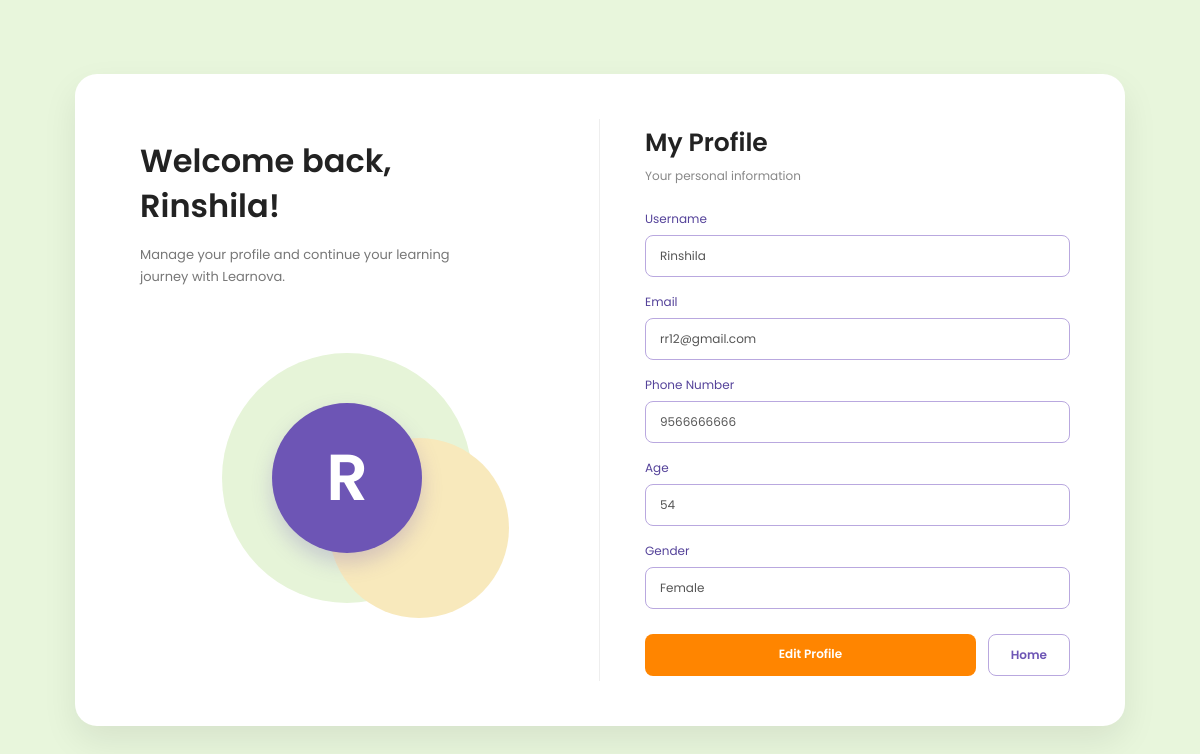
Page /profile/ (signed in) on the committed database.
### learnova/models.py (models this page shows, shortened)
class Profile(models.Model):
    GENDER_CHOICES = [
        ('Male', 'Male'),
        ('Female', 'Female'),
        ('Other', 'Other'),
    ]
    user = models.OneToOneField(User, on_delete=models.CASCADE)
    phone = models.CharField(max_length=15, blank=True)
    age = models.PositiveIntegerField(null=True, blank=True)
    gender = models.CharField(
        max_length=10,
        choices=GENDER_CHOICES,
        blank=True
    )

### learnova/views.py (the view)
# urls.py: path('profile/',views.profile,name='profile'),
@login_required
def profile(request):
    profile = request.user.profile
    return render(request, 'profile.html', {
        'profile': profile
    })

### learnova/templates/profile.html (shortened to what this page needs)
{% load static %}
<!DOCTYPE html>
<html lang="en">
<head>
    <link rel="stylesheet" href="{% static 'css/profile.css' %}">
</head>
<body>
    <div class="profile-page">
        <div class="profile-container">
            <div class="profile-left">
                <h1>
                    Welcome back,<br>
                    {{ user.username }}!
                </h1>
                <p>
                    Manage your profile and continue
                    your learning journey with Learnova.
                </p>
                <div class="profile-illustration">
                    <div class="circle circle-two"></div>
                    <div class="avatar-large">
                        {{ user.username|first|upper }}
                    </div>
                </div>
            </div>
            <div class="profile-right">
                <h2>My Profile</h2>
                <p class="subtitle">
                    Your personal information
                </p>
                <div class="detail-group">
                    <label>Username</label>
                    <div class="detail-box">
                        {{ user.username }}
                    </div>
                </div>
                <div class="detail-group">
                    <label>Email</label>
                    <div class="detail-box">
                        {{ user.email }}
                    </div>
                </div>
                <div class="detail-group">
                    <label>Phone Number</label>
                    <div class="detail-box">
                        {% if profile.phone %}
                            {{ profile.phone }}
                        {% else %}
                            Not added
                        {% endif %}
                    </div>
                </div>
                <div class="detail-group">
                    <label>Age</label>
                    <div class="detail-box">
                        {% if profile.age %}
                            {{ profile.age }}
                        {% else %}
                            Not added
                        {% endif %}
                    </div>
                </div>
                <div class="detail-group">
                    <label>Gender</label>
                    <div class="detail-box">
                        {% if profile.gender %}
                            {{ profile.gender }}
                        {% else %}
                            Not added
                        {% endif %}
                    </div>
                </div>
                <div class="button-area">
                    <a href="{% url 'edit_profile' %}" class="edit-btn">
                        Edit Profile
                    </a>
                    <a href="{% url 'home' %}" class="home-btn">
                        Home
                    </a>
                </div>
            </div>
        </div>
    </div>
</body>
</html>

### learnova/static/css/profile.css (style rules this page uses)
* { margin: 0; padding: 0; box-sizing: border-box; }
body { font-family: 'Poppins', sans-serif; background: #e8f6dc; color: #222; }
.profile-page { min-height: 100vh; display: flex; justify-content: center; align-items: center; padding: 50px 20px; }
.profile-container { width: 100%; max-width: 1050px; background: white; border-radius: 22px; display: grid; grid-template-columns: 1fr 1fr; padding: 45px; box-shadow: 0 15px 35px rgba(0, 0, 0, 0.08); }
.profile-left { padding: 20px 45px 20px 20px; border-right: 1px solid #eeeeee; }
.profile-left h1 { font-size: 32px; line-height: 1.4; font-weight: 600; color: #222; }
.profile-left p { margin-top: 15px; font-size: 13px; line-height: 1.7; color: #777; max-width: 350px; }
.profile-illustration { height: 330px; margin-top: 25px; position: relative; display: flex; justify-content: center; align-items: center; }
.circle { position: absolute; border-radius: 50%; }
.circle-two { width: 180px; height: 180px; background: #f8e9bc; bottom: 25px; right: 45px; }
.avatar-large { position: relative; z-index: 2; width: 150px; height: 150px; border-radius: 50%; background: #6d55b5; color: white; display: flex; justify-content: center; align-items: center; font-size: 65px; font-weight: 600; box-shadow: 0 10px 20px rgba(109, 85, 181, 0.25); }
.profile-right { padding: 5px 10px 5px 45px; }
.profile-right h2 { font-size: 25px; font-weight: 600; color: #222; }
.subtitle { font-size: 12px; color: #888; margin-top: 5px; margin-bottom: 25px; }
.detail-group { margin-bottom: 16px; }
.detail-group label { display: block; font-size: 12px; color: #55439a; margin-bottom: 7px; }
.detail-box { width: 100%; min-height: 42px; padding: 11px 14px; border: 1px solid #b9a8df; border-radius: 8px; background: white; font-size: 12px; color: #555; }
.button-area { display: flex; gap: 12px; margin-top: 25px; }
.edit-btn, .home-btn { text-decoration: none; text-align: center; padding: 11px 22px; border-radius: 8px; font-size: 12px; font-weight: 600; transition: 0.2s; }
.edit-btn { background: #ff8500; color: white; flex: 1; }
.home-btn { border: 1px solid #b9a8df; color: #6d55b5; background: white; }

### rows in the picture
Profile: phone "9566666666", age "54", gender "Female"

### other values in the picture
{{ user.username }} "Rinshila"
{{ user.username|first|upper }} "R"
{{ user.email }} "rr12@gmail.com"
